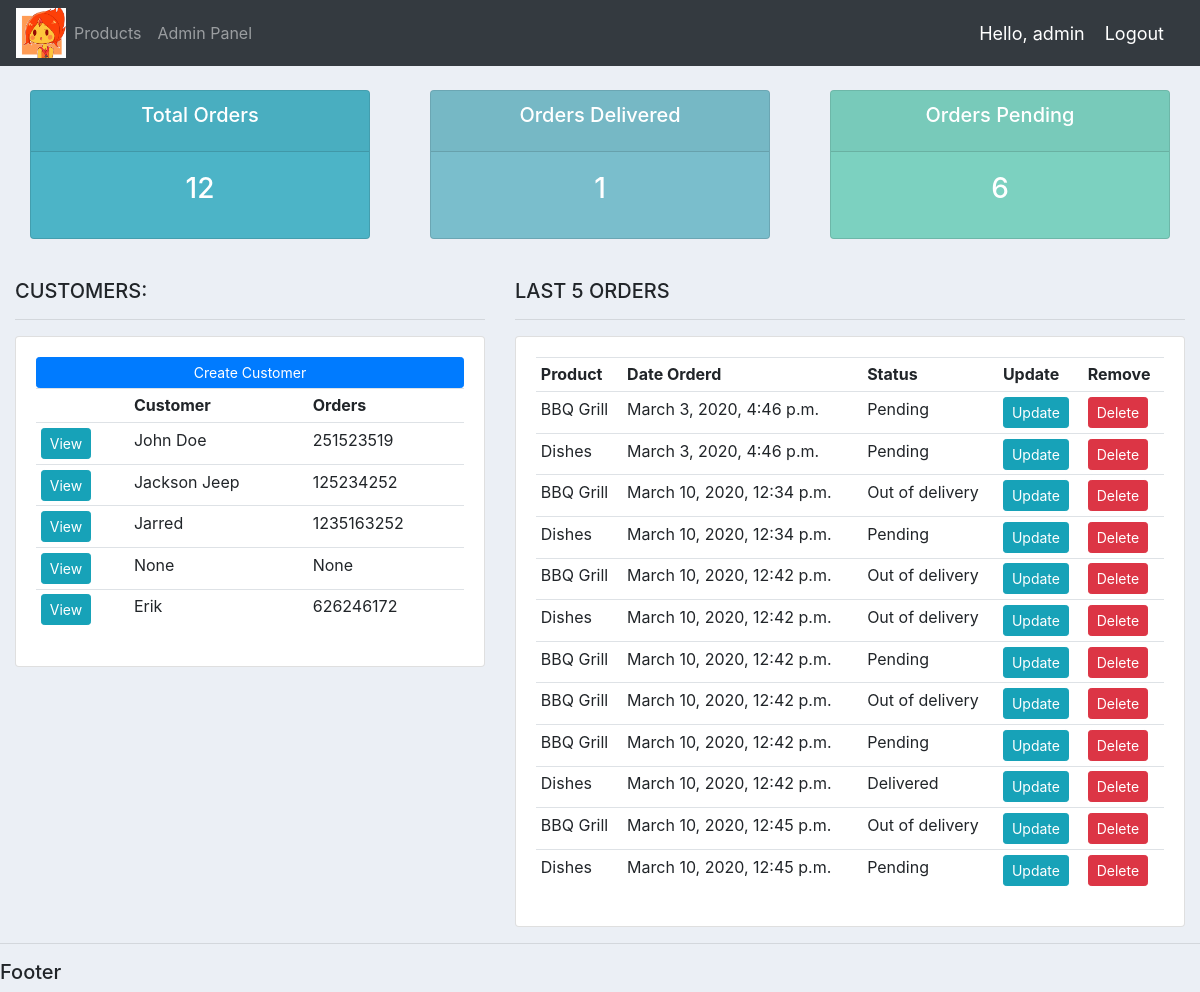
Before: / (signed in) with the older database file.
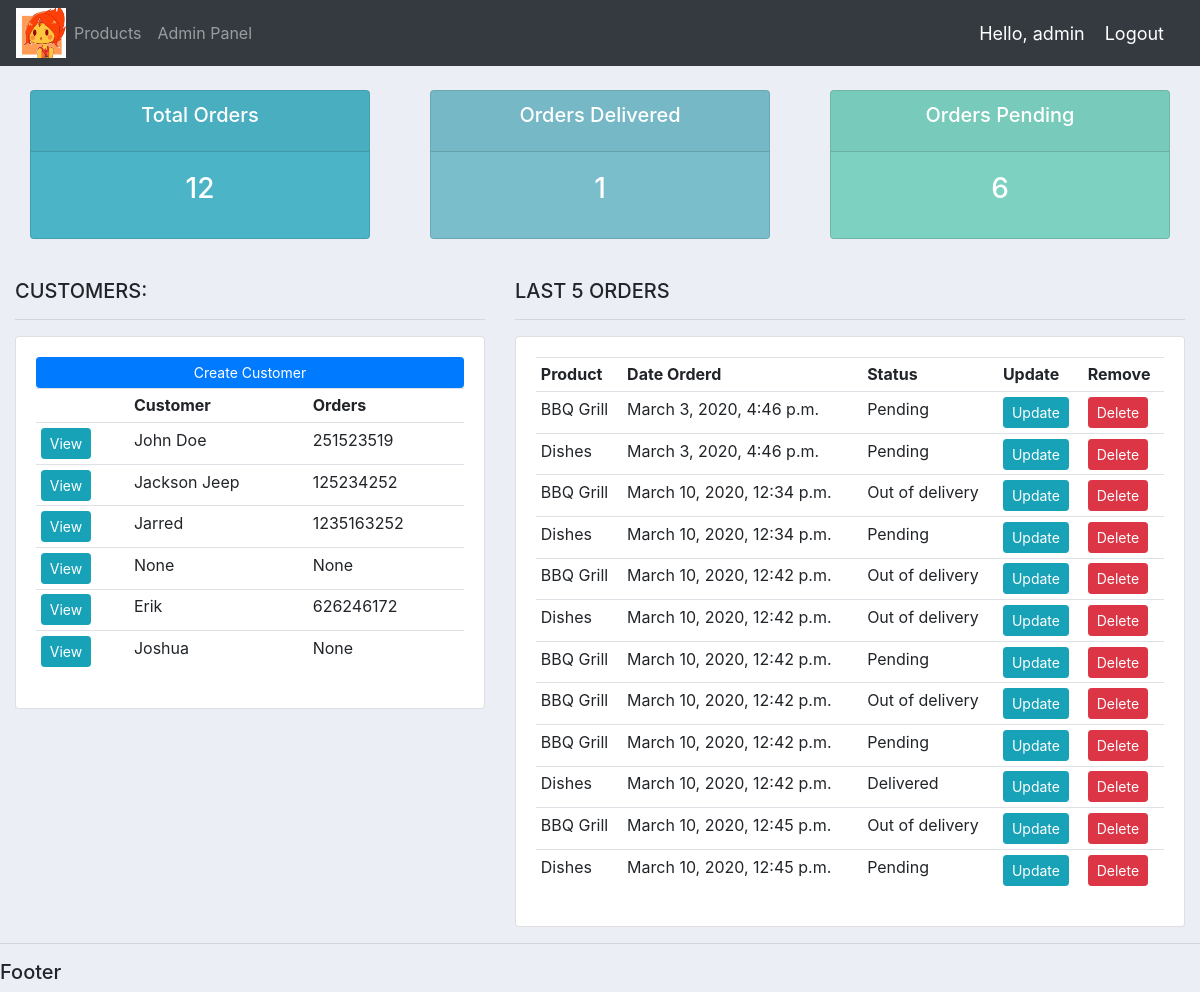
After: the same page with the newer database file.
### accounts/models.py (models this page shows, shortened)
class Customer(models.Model):
    user = models.OneToOneField(
        User, null=True, blank=True, on_delete=models.CASCADE
    )
    profile_pic = models.ImageField(
        null=True, blank=True, default="fm4wCpvzjb9gJdSkBAs4UuKajlEZDdMU.png"
    )
    name = models.CharField(max_length=30, null=True)
    phone = models.CharField(max_length=20, null=True)
    email = models.CharField(max_length=60, null=True)
    date_created = models.DateTimeField(auto_now_add=True, null=True)

class Order(models.Model):
    STATUS = (
        ("Pending", "Pending"),
        ("Out of delivery", "Out of delivery"),
        ("Delivered", "Delivered"),
    )
    customer = models.ForeignKey(
        Customer, null=True, on_delete=models.SET_NULL
    )
    product = models.ForeignKey(Product, null=True, on_delete=models.SET_NULL)
    date_created = models.DateTimeField(auto_now_add=True, null=True)
    status = models.CharField(max_length=200, null=True, choices=STATUS)
    note = models.CharField(max_length=1000, null=True)

class Product(models.Model):
    CATEGORY = (("Indoor", "Indoor"), ("Outdoor", "Outdoor"))
    name = models.CharField(max_length=200, null=True)
    price = models.FloatField(null=True)
    category = models.CharField(max_length=200, null=True, choices=CATEGORY)
    description = models.CharField(max_length=200, null=True, blank=True)
    date_created = models.DateTimeField(auto_now_add=True, null=True)
    tags = models.ManyToManyField(Tag)
    def __str__(self):
        return self.name

### accounts/decorators.py (the view)
    def wrapper_function(request, *args, **kwargs):
        group = None
        if request.user.groups.exists():
            group = request.user.groups.all()[0].name
        if group == "customer":
            return redirect("user-page")
        if group == "admin":
            return view_func(request, *args, **kwargs)

### accounts/views.py (called while the page is built)
@login_required(login_url="login")
@admin_only
def home(req):
    orders = Order.objects.all()
    customers = Customer.objects.all()
    total_customers = customers.count()
    total_orders = orders.count()
    delivered = orders.filter(status="Delivered").count()
    pending = orders.filter(status="Pending").count()
    context = {
        "orders": orders,
        "customers": customers,
        "total_orders": total_orders,
        "total_customers": total_customers,
        "delivered": delivered,
        "pending": pending,
    }
    return render(req, "accounts/dashboard.html", context)

### templates/accounts/dashboard.html (shortened to what this page needs)
{% extends 'base.html' %} {% block content %} {% include './status.html' %}
<br />
<div class="row">
    <div class="col-md-5">
        <h5>CUSTOMERS:</h5>
        <hr />
        <div class="card card-body">
            <a class="btn btn-primary  btn-sm btn-block" href=""
                >Create Customer</a
            >
            <table class="table table-sm">
                <tr>
                    <th></th>
                    <th>Customer</th>
                    <th>Orders</th>
                </tr>
                {% for customer in customers %}
                    <tr>
                        <td><a class="btn btn-sm btn-info" href="{% url 'customer' customer.id %}">View</a></td>
                        <td>{{ customer.name }}</td>
                        <td>{{ customer.phone }}</td>
                    </tr>
                {% endfor %}
            </table>
        </div>
    </div>
    <div class="col-md-7">
        <h5>LAST 5 ORDERS</h5>
        <hr />
        <div class="card card-body">
            <table class="table table-sm">
                <tr>
                    <th>Product</th>
                    <th>Date Orderd</th>
                    <th>Status</th>
                    <th>Update</th>
                    <th>Remove</th>
                </tr>
                {% for order in orders %}
                    <tr>
                        <td>{{ order.product }}</td>
                        <td>{{ order.date_created }}</td>
                        <td>{{ order.status }}</td>
                        <td><a class="btn btn-sm btn-info" href="{% url 'update_order' order.id %}">Update</a></td>
                        <td><a class="btn btn-sm btn-danger" href="{% url 'delete_order' order.id %}" >Delete</a></td>
                    </tr>
                {% endfor %}
            </table>
        </div>
    </div>
</div>
{% endblock %}

Changed rows visible on the page:
added Customer: name "Joshua", phone "None"
